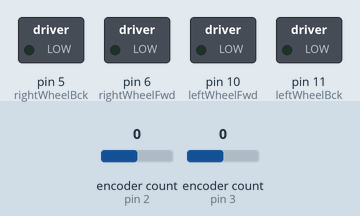
The sketch below on a simulated Arduino Uno, built with avr-gcc and run on an emulated ATmega328P. On the bench: switched loads named in the sketch (green lamp = pin HIGH). Inputs (shaded band) come from the test bench; at power-on: encoder count (sensors on pin 2, pin 3) 0.

Above: at 0.1 s.
At 10.1 s:
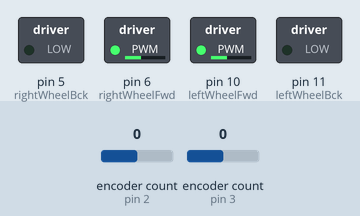
Timing chart, 0 to 11.6 s (numbered marks = the images above):
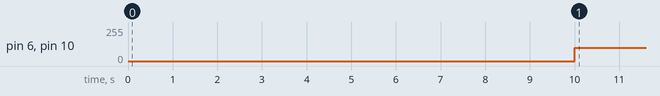

The sketch:

Turn_Right.ino
```cpp
//Imports necessary libraries for sensors
//Imports necessary libraries for sensors
#include <Encoder.h>
#include <NewPing.h>

//pins
const byte button = 1;
const byte rightIRSensor = A1;
const byte leftIRSensor = A4;
const byte ultraSonic = 12;
const byte leftEncoder1 = 2;
const byte leftEncoder2 = 7;
const byte rightEncoder1 = 3;
const byte rightEncoder2 = 9;
const byte leftWheelFwd = 10;
const byte leftWheelBck = 11;
const byte rightWheelFwd = 6;
const byte rightWheelBck = 5;

Encoder leftWheelEncoder(leftEncoder1, leftEncoder2);
Encoder rightWheelEncoder(rightEncoder1, rightEncoder2);
NewPing sonar(ultraSonic, ultraSonic, 3000);


double distanceFromWalls = 7;
int speed = 60;
int quarterTurn = 650;
int oneCarLength = 900;

//Initiates Session
void setup() {
  pinMode(button, INPUT);
  pinMode(leftWheelFwd, OUTPUT); //Left Motor
  pinMode(leftWheelBck, OUTPUT); //Left Motor
  pinMode(rightWheelFwd, OUTPUT); //Right Motor
  pinMode(rightWheelBck, OUTPUT); //Right Motor
  pinMode(leftIRSensor, INPUT);
  pinMode(rightIRSensor, INPUT);
  Serial.begin(9600);
  delay(10000);
}

void loop() {
//  for(;;);
//  Serial.println(runOption());
//  moveForwardOneCarLength();
moveForward();


//  int option = runOption();
//  if(option == 0 || option == 2) {
//    moveForwardOneCarLength();
//  } else if(option == 1) {
//    turnRight();
//    moveForwardOneCarLength();
//  } else if(option == 3) {
//    turnLeft();
//    moveForwardOneCarLength();
//  } else if(option == 4) {
//    turnLeft();
//    turnLeft();
//  }
}

int runOption() {
  double rightIRSensorValue = getRightIRSensorValue();
  double leftIRSensorValue = getLeftIRSensorValue();
  double frontUSSensorValue = sonar.ping_cm();
  if(rightIRSensorValue > distanceFromWalls) { //right is an option
    return 1;
  } else if(frontUSSensorValue > distanceFromWalls) { //right not an option; straight is an option
    return 2;
  } else if(leftIRSensorValue > distanceFromWalls) { //only left is an option
    return 3;
  } else if(frontUSSensorValue < distanceFromWalls) { //dead end
    return 4;
  }
  return 0;
}


void moveForward() { //$
  analogWrite(rightWheelBck, 0);
  analogWrite(leftWheelBck, 0);
  analogWrite(rightWheelFwd, 100);
  analogWrite(leftWheelFwd, 100);
}
void moveForwardOneCarLength() { //$
  resetEncoders();
  while (leftWheelEncoder.read() < oneCarLength || rightWheelEncoder.read() < oneCarLength) {
    //moveForward();
    if(leftWheelEncoder.read() < oneCarLength) {
      analogWrite(leftWheelFwd, speed);
    } else {
      leftStop();
    }
    if(rightWheelEncoder.read() < oneCarLength) {
      analogWrite(rightWheelFwd, speed);
    } else {
      rightStop();
    }
  }
  stopMoving();
}

void moveBackward() {
  analogWrite(rightWheelFwd, 0);
  analogWrite(leftWheelFwd, 0);
  analogWrite(rightWheelBck, speed);
  analogWrite(leftWheelBck, speed);
}
void moveBackwardOneCarLength() { //$
  resetEncoders();
  while (leftWheelEncoder.read() > -quarterTurn && rightWheelEncoder.read() > -quarterTurn) {
    moveBackward();
  }
  stopMoving();
}

//Stops all motor movement

void stopMoving() {
  leftStop();
  rightStop();
}
void leftStop() {
  analogWrite(leftWheelFwd, 0);
  analogWrite(leftWheelBck, 0);
}
void rightStop() {
  analogWrite(rightWheelFwd, 0);
  analogWrite(rightWheelBck, 0);
}


void turnRight() {
  resetEncoders();
  stopMoving();
  while (leftWheelEncoder.read() < quarterTurn && rightWheelEncoder.read() > -quarterTurn) {
    analogWrite(leftWheelFwd, speed);
    analogWrite(rightWheelBck, speed);
  }
  stopMoving();
  resetEncoders();
}

void turnLeft() { //$
  resetEncoders();
  stopMoving();
  while (leftWheelEncoder.read() < -quarterTurn && rightWheelEncoder.read() > quarterTurn) {
    analogWrite(leftWheelBck, speed);
    analogWrite(rightWheelFwd, speed);
  }
  stopMoving();
  resetEncoders();
}

//Resets encoder value to 0 for comparison
void resetEncoders() {
  leftWheelEncoder.write(0);
  rightWheelEncoder.write(0);
}

double getRightIRSensorValue() {
  return (39.4527 * (pow(0.0614007, (analogRead(rightIRSensor) / 200.0))) + 2.3); //using exponential regression stuff that Karan did
}
double getLeftIRSensorValue() {
  return (39.4527 * (pow(0.0614007, (analogRead(leftIRSensor) / 200.0))) + 2.3); //using exponential regression stuff that Karan did
}
```

Measured:
- by itself, pin 6 (rightWheelFwd), pin 10 (leftWheelFwd): 0/255 → 100/255 at 10.0 s
